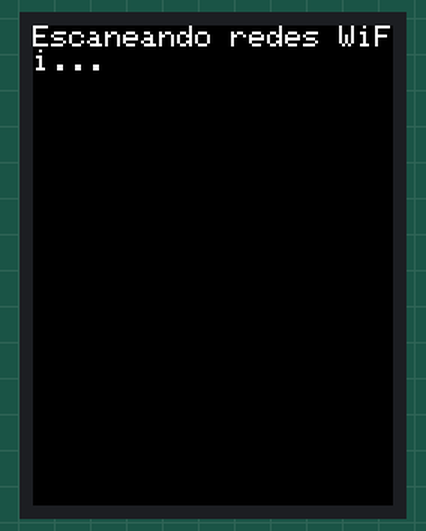
Recording of a sketch running on a simulated ESP32. Shown: 240×320 colour display. A WiFi scan finds three made-up networks.

Above: at 0.41 s.
At 1.61 s:
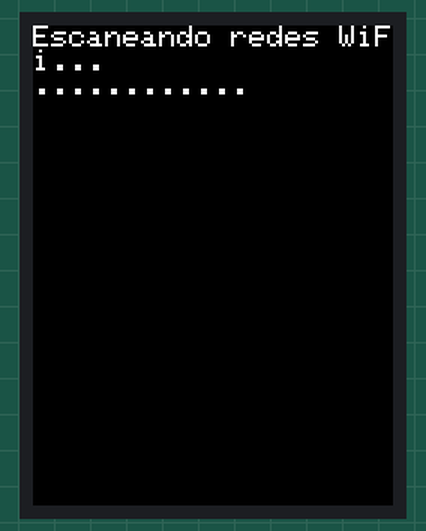
At 2.4 s:
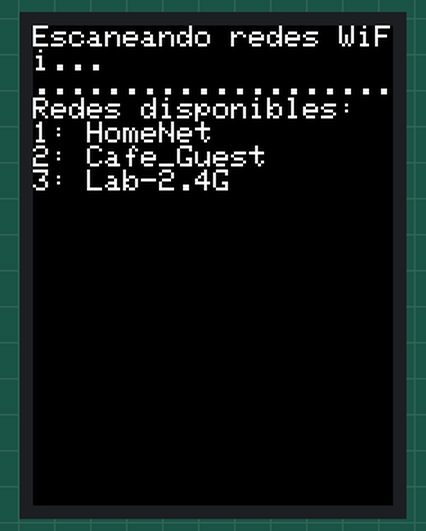
At 13.13 s:
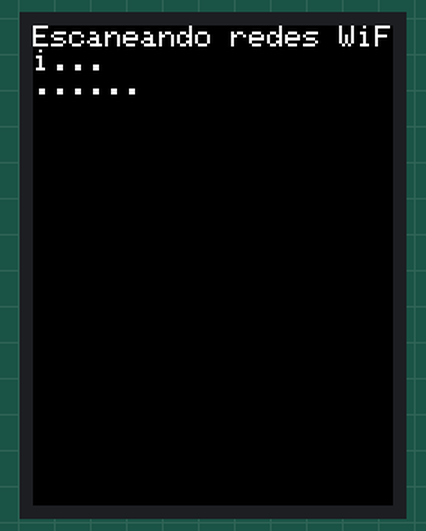

Measured:
- by itself, everything shown: repeats every 12.1 s, in 11 steps
- what the display in image 2 shows lasts 10.1 s, from 2.3 s to 12.4 s

The sketch:

scanWiFi_pruebas.ino
```cpp
#include <TFT_eSPI.h>
#include <WiFi.h>

TFT_eSPI tft = TFT_eSPI();

void setup() {
  Serial.begin(115200);
  tft.init();
  tft.setRotation(0);
  tft.fillScreen(TFT_BLACK);
  tft.setTextColor(TFT_WHITE, TFT_BLACK);
  tft.setTextSize(2);
}

void loop() {
  escanearRedesWiFi();
  delay(10000); // Espera 10 segundos antes de escanear nuevamente
}

void escanearRedesWiFi() {
  tft.fillScreen(TFT_BLACK);
  tft.setCursor(0, 0);
  tft.println("Escaneando redes WiFi...");

  WiFi.scanNetworks(true); // Iniciar el escaneo de redes WiFi

  int intentos = 0;
  while (WiFi.scanComplete() == -1) {
    delay(100);
    intentos++;
    if (intentos > 100) { // Tiempo máximo de espera: 10 segundos
      tft.println("Error al escanear redes");
      return;
    }
    tft.print(".");
  }

  int numRedes = WiFi.scanComplete();

  if (numRedes == -2) {
    tft.println("Error al escanear redes");
    return;
  }

  if (numRedes == 0) {
    tft.println("No se encontraron redes disponibles");
    return;
  }

  tft.println("Redes disponibles:");
  for (int i = 0; i < numRedes; i++) {
    tft.print(i + 1);
    tft.print(": ");
    tft.println(WiFi.SSID(i));
  }
}
```
